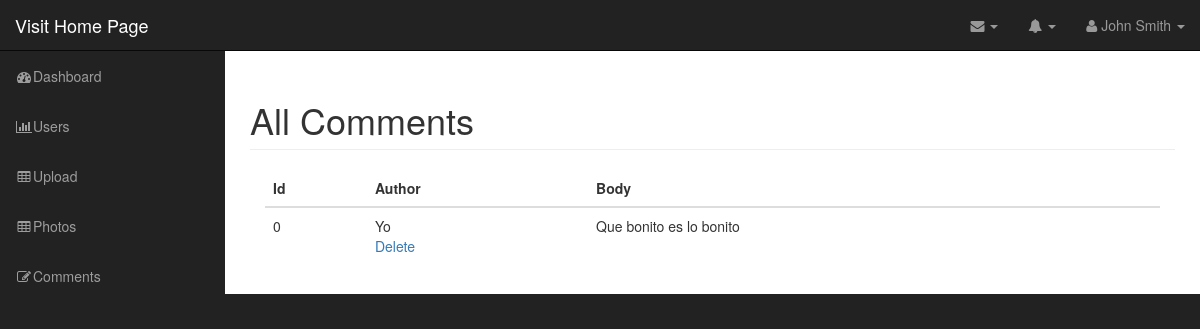
The app's page /admin/comments.php (signed in) with its own data.
### tables this page shows
CREATE TABLE `comments`  (
  `id` int NOT NULL,
  `photo_id` int NOT NULL,
  `author` varchar(255) NOT NULL,
  `body` text NOT NULL
);

### admin/includes/database.php (called while the page is built, shortened)
<?php
	class Database{
		public $connection;
		public function open_db_connection(){
			$this->connection = new mysqli(DB_HOST,DB_USER,DB_PASS,DB_NAME);
		}
		public function query($sql){
			$result = $this->connection->query($sql);
			$this->confirm_query($result);return $result;
		}
	}
	$database = new Database();
?>

### admin/includes/db_object.php (called while the page is built, shortened)
<?php
	class Db_object{
		public static function find_all(){
			return static::find_by_query("SELECT * FROM " . static::$db_table . " ");
		}
		public static function find_by_query($sql){
			global $database;
			$result_set = $database->query($sql);
			$the_object_array = array();
			while($row = mysqli_fetch_array($result_set)){
				$the_object_array[] = static::instantation($row);
			}
			return $the_object_array;
		}
		public static function instantation($the_record){
			$the_object = new $calling_class;
			foreach ($the_record as $the_attribute => $value){
				if($the_object->has_the_attribute($the_attribute)){
					$the_object->$the_attribute = $value;
				}
			}
		    return $the_object;
		}
		private function has_the_attribute($the_attribute){
			return property_exists($this, $the_attribute);
		}
	}
?>

### admin/comments.php (the view, shortened to what this page needs)
<?php
include("includes/header.php");
    $comments = Comment::find_all();
?>
        <nav class="navbar navbar-inverse navbar-fixed-top" role="navigation">
            <?php include("includes/top_nav.php") ?>
            <?php include("includes/side_nav.php"); ?>
        </nav>
        <div id="page-wrapper">
            <div class="container-fluid">
                <div class="row">
                    <div class="col-lg-12">
                        <h1 class="page-header">
                           All Comments
                        </h1>
                        <div class="col-md-12">
                            <table class="table table-hover">
                                <thead>
                                    <tr>
                                        <th>Id</th>
                                        <th>Author</th>
                                        <th>Body</th>
                                    </tr>
                                </thead>
                                <tbody>
                                    <?php foreach($comments as $comment): ?>
                                        <tr>
                                            <td><?php echo $comment->id; ?> </td>
                                            <td><?php echo $comment->author; ?>
                                            <div class="action_links">
                                                <a href="delete_comment.php?id=<?php echo $comment->id; ?>">Delete</a>
                                            </div>
                                            </td>
                                            <td><?php echo $comment->body; ?></td>
                                        </tr>
                                    <?php endforeach; ?>
                                </tbody>
                            </table>
                        </div>
                    </div>
                </div>
            </div>
        </div>
        <?php include("includes/footer.php"); ?>

### admin/css/sb-admin.css (style rules this page uses)
body { margin-top: 100px; background-color: #222; }
@media (min-width:768px) { body { margin-top: 50px; } }
#page-wrapper { width: 100%; padding: 0; background-color: #fff; }
@media (min-width:768px) { #page-wrapper { padding: 10px; } }

### records on screen
comments: id "0", author "Yo", body "Que bonito es lo bonito"
